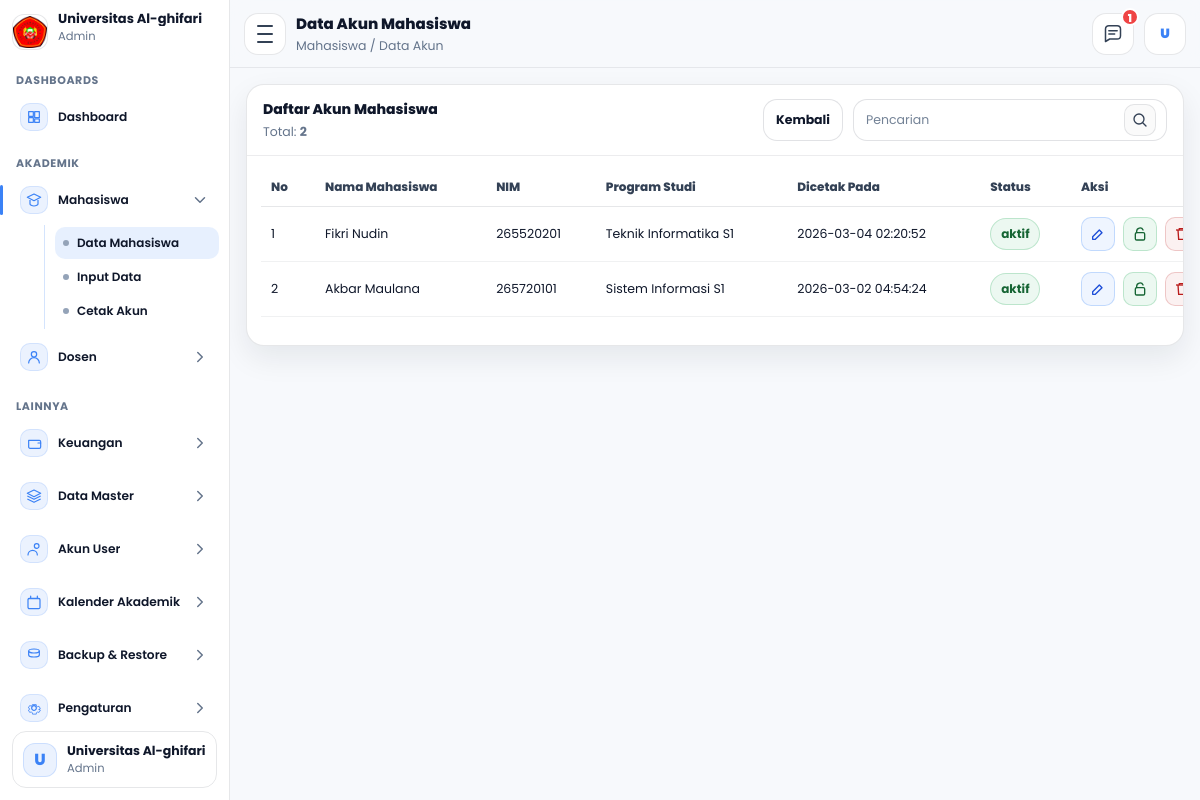
/admin/mahasiswa/dataakun.php (signed in), run on an earlier commit of the app's database.
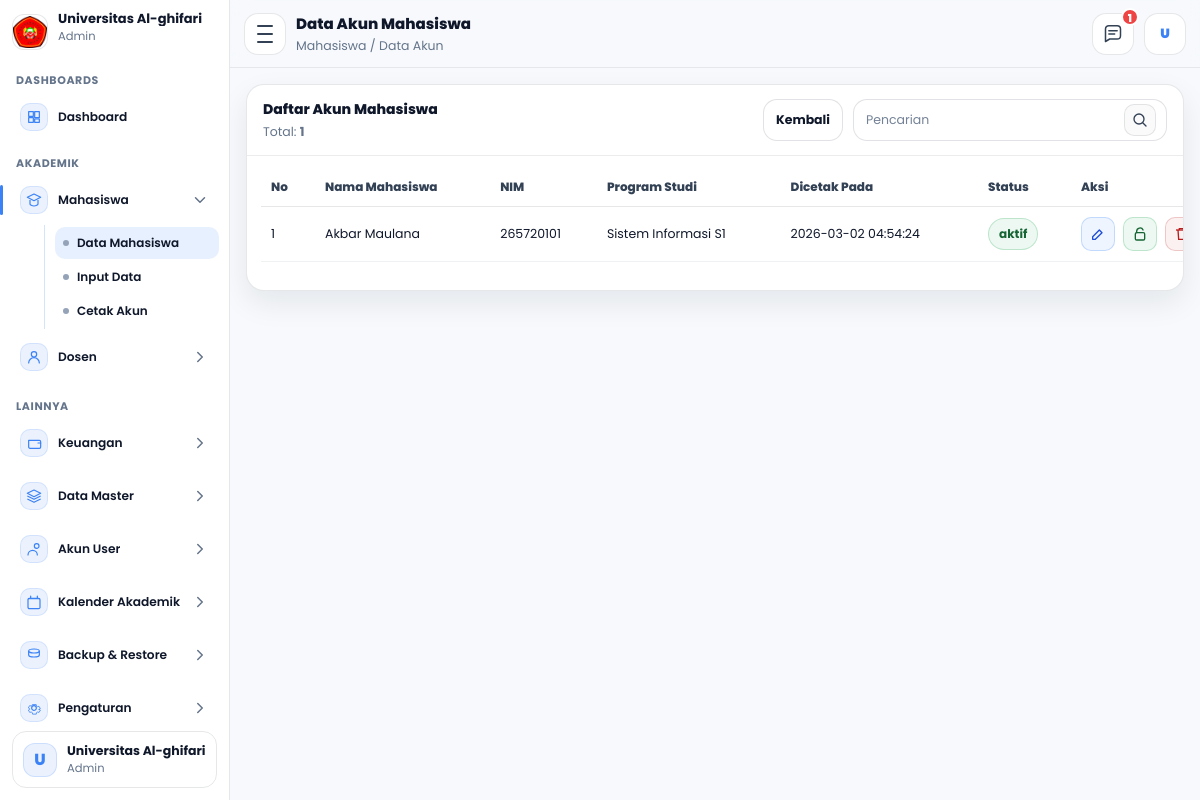
And on a later commit of the database.
### tables this page shows
CREATE TABLE `mahasiswa` (
  `id_mahasiswa` int NOT NULL,
  `tanggal_registrasi` date NOT NULL,
  `periode_pendaftaran` varchar(60) NOT NULL,
  `jenis_pendaftaran` varchar(60) NOT NULL,
  `jalur_pendaftaran` varchar(60) DEFAULT NULL,
  `program_studi` varchar(100) NOT NULL,
  `kelas` varchar(30) NOT NULL,
  `nim` varchar(30) NOT NULL,
  `jalur_keuangan` varchar(100) NOT NULL,
  `nama_mahasiswa` varchar(150) NOT NULL,
  `tempat_lahir` varchar(100) NOT NULL,
  `tanggal_lahir` date NOT NULL,
  `jenis_kelamin` varchar(20) NOT NULL,
  `golongan_darah` varchar(5) DEFAULT NULL,
  `agama` varchar(30) NOT NULL,
  `ukuran_seragam` varchar(10) NOT NULL,
  `nik` varchar(30) DEFAULT NULL,
  `nisn` varchar(30) DEFAULT NULL,
  `npwp` varchar(30) DEFAULT NULL,
  `kewarganegaraan` enum('WNI','WNA') DEFAULT NULL,
  `provinsi` varchar(100) DEFAULT NULL,
  `kab_kota` varchar(100) DEFAULT NULL,
  `kecamatan` varchar(100) DEFAULT NULL,
  `kelurahan` varchar(100) DEFAULT NULL,
  `jalan` varchar(200) DEFAULT NULL,
  `dusun` varchar(100) DEFAULT NULL,
  `rt` varchar(10) DEFAULT NULL,
  `rw` varchar(10) DEFAULT NULL,
  `kode_pos` varchar(10) DEFAULT NULL,
  `jenis_tinggal` varchar(50) DEFAULT NULL,
  `alat_transportasi` varchar(50) DEFAULT NULL,
  `telepon` varchar(30) DEFAULT NULL,
  `hp` varchar(30) DEFAULT NULL,
  `email` varchar(120) DEFAULT NULL,
  `penerima_kps` enum('Ya','Tidak') DEFAULT NULL,
  `no_kps` varchar(50) DEFAULT NULL,
  `nama_ayah` varchar(150) DEFAULT NULL,
  `tanggal_lahir_ayah` date DEFAULT NULL,
  `pendidikan_ayah` varchar(80) DEFAULT NULL,
  `pekerjaan_ayah` varchar(80) DEFAULT NULL,
  `penghasilan_ayah` varchar(80) DEFAULT NULL,
  `nama_ibu` varchar(150) DEFAULT NULL,
  `tanggal_lahir_ibu` date DEFAULT NULL,
  `pendidikan_ibu` varchar(80) DEFAULT NULL,
  `pekerjaan_ibu` varchar(80) DEFAULT NULL,
  `penghasilan_ibu` varchar(80) DEFAULT NULL,
  `nama_wali` varchar(150) DEFAULT NULL,
  `tanggal_lahir_wali` date DEFAULT NULL,
  `pendidikan_wali` varchar(80) DEFAULT NULL,
  `pekerjaan_wali` varchar(80) DEFAULT NULL,
  `penghasilan_wali` varchar(80) DEFAULT NULL,
  `asal_sekolah` varchar(150) DEFAULT NULL,
  `no_ijazah` varchar(80) DEFAULT NULL,
  `alamat_sekolah` varchar(255) DEFAULT NULL,
  `kodepos_sekolah` varchar(10) DEFAULT NULL,
  `email_sekolah` varchar(120) DEFAULT NULL,
  `telepon_sekolah` varchar(30) DEFAULT NULL,
  `website_sekolah` varchar(120) DEFAULT NULL,
  `asal_jurusan` varchar(120) DEFAULT NULL,
  `sks_diakui` int DEFAULT NULL,
  `asal_perguruan_tinggi` varchar(150) DEFAULT NULL,
  `asal_program_studi` varchar(150) DEFAULT NULL,
  `akun_dicetak` tinyint(1) NOT NULL DEFAULT '0',
  `akun_dicetak_pada` timestamp NULL DEFAULT NULL,
  `id_user` int DEFAULT NULL,
  `dibuat_pada` timestamp NULL DEFAULT CURRENT_TIMESTAMP,
  `diubah_pada` timestamp NULL DEFAULT NULL ON UPDATE CURRENT_TIMESTAMP
);

### admin/mahasiswa/dataakun.php (the view, shortened to what the rows shown need)
<?php
require_once __DIR__ . "/../../config.php";
require_once __DIR__ . "/../layout.php";
$qRaw = trim($_GET['q'] ?? '');
$q = $qRaw;
$page = (int)($_GET['page'] ?? 1);
$perPage = 15;
$offset = ($page - 1) * $perPage;
function buildWhereAndParamsAkun($q){
  $where = "WHERE IFNULL(m.akun_dicetak,0)=1";
  $params = [];
  $types = "";
  return [$where, $types, $params];
}
function renderRowsAkun($rows, $offset){
  $no = $offset + 1;
  $html = '';
  foreach ($rows as $r){
    $id     = (int)($r['id_mahasiswa'] ?? 0);
    $nama   = e($r['nama_mahasiswa'] ?? '');
    $nim    = e($r['nim'] ?? '');
    $prodi  = e($r['program_studi'] ?? '-');
    $dicetak= e($r['akun_dicetak_pada'] ?? '-');
    $status = ($r['status'] ?? 'aktif') === 'nonaktif' ? 'nonaktif' : 'aktif';
    $lockTitle = ($status === 'aktif') ? 'Nonaktifkan' : 'Aktifkan';
    $svgUnlock = '<svg viewBox="0 0 24 24" fill="none" aria-hidden="true">
        <path d="M7 10V8a5 5 0 0 1 9.6-2" stroke="currentColor" stroke-width="2" stroke-linecap="round"/>
        <path d="M7 10h10a2 2 0 0 1 2 2v7a2 2 0 0 1-2 2H7a2 2 0 0 1-2-2v-7a2 2 0 0 1 2-2Z" stroke="currentColor" stroke-width="2" stroke-linejoin="round"/>
      </svg>';
    $svgLock = '<svg viewBox="0 0 24 24" fill="none" aria-hidden="true">
        <path d="M7 10V8a5 5 0 0 1 10 0v2" stroke="currentColor" stroke-width="2" stroke-linecap="round"/>
        <path d="M7 10h10a2 2 0 0 1 2 2v7a2 2 0 0 1-2 2H7a2 2 0 0 1-2-2v-7a2 2 0 0 1 2-2Z" stroke="currentColor" stroke-width="2" stroke-linejoin="round"/>
        <path d="M12 14v3" stroke="currentColor" stroke-width="2" stroke-linecap="round"/>
      </svg>';
    $html .= '<tr>';
    $html .= '<td class="col-no">'.$no.'</td>';
    $html .= '<td>'.$nama.'</td>';
    $html .= '<td>'.$nim.'</td>';
    $html .= '<td>'.$prodi.'</td>';
    $html .= '<td>'.$dicetak.'</td>';
    $html .= '<td><span class="st-pill '.($status==='aktif'?'on':'off').'">'.e($status).'</span></td>';
    $html .= '<td class="aksi">
      <a class="icon-btn edit" href="editakun.php?id='.$id.'" title="Edit">
        <svg viewBox="0 0 24 24" fill="none" aria-hidden="true">
          <path d="M4 20h4l10-10-4-4L4 16v4Z" stroke="currentColor" stroke-width="2" stroke-linejoin="round"/>
        </svg>
      </a>
      <button class="icon-btn lock '.($status==='aktif'?'on':'off').'" type="button"
              data-toggle="1" data-id="'.$id.'" data-status="'.$status.'"
              title="'.$lockTitle.'">
        '.(($status==='aktif') ? $svgUnlock : $svgLock).'
      </button>
      <button class="icon-btn del" type="button"
              data-del="1" data-id="'.$id.'" data-name="'.$nama.'"
              title="Hapus">
        <svg viewBox="0 0 24 24" fill="none" aria-hidden="true">
          <path d="M3 6h18" stroke="currentColor" stroke-width="2"/>
          <path d="M8 6V4h8v2" stroke="currentColor" stroke-width="2"/>
          <path d="M6 6l1 14h10l1-14" stroke="currentColor" stroke-width="2"/>
        </svg>
      </button>
    </td>';
    $html .= '</tr>';
    $no++;
  }
  return $html;
}
list($where, $types, $params) = buildWhereAndParamsAkun($q);
$sqlTotal = "SELECT COUNT(*) AS total
             FROM mahasiswa m
             LEFT JOIN users u
               ON (u.id_user = m.id_user)
               OR (u.username = m.nim AND u.role='mahasiswa')
             $where";
$stmtT = $conn->prepare($sqlTotal);
$stmtT->execute();
$rsT = $stmtT->get_result();
$total = 0;
if ($rsT && ($rowT = $rsT->fetch_assoc())) $total = (int)($rowT['total'] ?? 0);
$sql = "SELECT m.id_mahasiswa, m.nama_mahasiswa, m.nim, m.program_studi, m.akun_dicetak_pada,
               IFNULL(u.status,'aktif') AS status
        FROM mahasiswa m
        LEFT JOIN users u
          ON (u.id_user = m.id_user)
          OR (u.username = m.nim AND u.role='mahasiswa')
        $where
        ORDER BY m.id_mahasiswa DESC
        LIMIT ? OFFSET ?";
$stmt = $conn->prepare($sql);
if ($types !== '') {
  $types2 = $types . "ii";
  $limit = $perPage;
  $off = $offset;
  $stmt->bind_param($types2, ...array_merge($params, [$limit,$off]));
} else {
  $limit = $perPage;
  $off = $offset;
  $stmt->bind_param("ii", $limit, $off);
}
$stmt->execute();
$rs = $stmt->get_result();
$rows = [];
if ($rs) {
  while ($r = $rs->fetch_assoc()) $rows[] = $r;
}
$tbodyHtml = renderRowsAkun($rows, $offset);
?>
<div class="panel">
  <div class="panel-head">
    <div class="panel-left">
      <div class="panel-sub">Total: <b id="totalText"><?= (int)$total ?></b></div>
    </div>
  </div>
  <div class="table-wrap">
    <table class="tbl">
      <thead>
        <tr>
          <th class="col-no">No</th>
          <th>Nama Mahasiswa</th>
          <th>NIM</th>
          <th>Program Studi</th>
          <th>Dicetak Pada</th>
          <th>Status</th>
          <th class="col-aksi">Aksi</th>
        </tr>
      </thead>
      <tbody id="tbody">
        <?= $tbodyHtml ?>
      </tbody>
    </table>
  </div>
</div>

What changed in the data, as far as the page shows it:
no longer on this page (row edited): mahasiswa: nama_mahasiswa "Fikri Nudin", nim "265520201", program_studi "Teknik Informatika S1", akun_dicetak_pada "2026-03-04 02:20:52", status "aktif"
shown differently, row unchanged: mahasiswa "Akbar Maulana": id_mahasiswa (not shown) → "1"
Also different on the page:
$total: "2" → (not shown)
